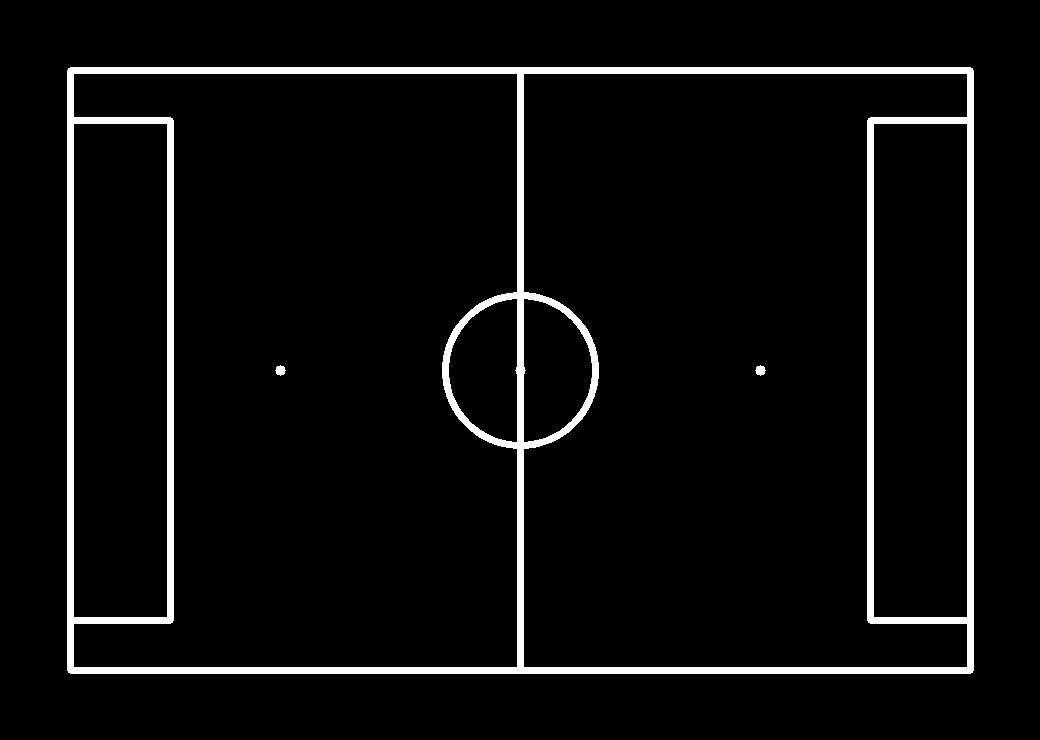
#> input picture robot_localization_data/map/soccer_field_binary.jpg, 1040 x 740 px
$ python sense_test.py
#> lines starting #> are read from the running program, lines starting #| are printed output that depends on the picture; after the words box and inside, x2 and y2 are one past the last pixel; in counts of white or black regions, pixels touching at a corner belong together
import cv2
import numpy as np
from math import *
import sys

ep = sys.float_info.epsilon

horizontal_view = pi / 2.0
vertical_view = pi /3.0
interval_angle = pi/18.0

sense_max_distance = 2000.0

robot_height = 120
head_vertical = -pi/6.0
head_horizontal = pi/3.0

def rad(theta):
    return pi * theta / 180.0

def deg(theta):
    return 180.0 * theta / pi

def getPoint(start_point, end_point):
    x1, y1 = start_point
    x2, y2 = end_point
    points = []
    if abs(x2-x1) >= abs(y2-y1):
        for i in range(int(abs(x1-x2))):
            if y1 == y2:
                points.append([int(min(x1,x2)+i), int(y1)])
            else:
                x = min(x1,x2)+i
                y = round( ( (y2-y1)/(x2-x1) ) * (x-x1) + y1 )
                points.append([int(x),int(y)])
    else:
        for i in range(int(abs(y1-y2))):
            if x1 == x2:
                points.append([int(x1), int(min(y1,y2)+i)])
            else:
                y = min(y1,y2) + i
                x = round( ( (x2-x1)/(y2-y1) ) * (y-y1) + x1 )
                points.append([int(x),int(y)])
    return points

def getDistance(p1, p2):
    x1, y1 = p1
    x2, y2 = p2
    d = sqrt((x1-x2)*(x1-x2) + (y1-y2)*(y1-y2))
    return d

def changeImagePoint(point, image_width, image_height):
    image_cordinate_point = [point[0], image_height - point[1]]
    return image_cordinate_point

def changeRealPoint(point, image_width, image_height):
    real_cordinate_point = [point[0], image_height - point[1]]
    return real_cordinate_point

def validPointCheck(point, image_width, image_height):
    if 0<= point[0] <= image_width-1 and 0<= point[1] <= image_height-1:
        return True
    else:
        return False

def getKeyPoint(robot_pos, image_width, image_height):
    global horizontal_view, vertical_view, interval_angle, sense_max_distance, head_vertical, head_horizontal
    Rx, Ry, Rw = robot_pos

    temp_l_theta = -head_vertical+vertical_view/2.0
    temp_L_theta = -head_vertical-vertical_view/2.0

    if temp_l_theta == 0.0:
        temp_l_theta = ep
    if temp_L_theta == 0.0:
        temp_L_theta = ep

    temp_l = robot_height/tan(temp_l_theta)
    temp_L = robot_height/tan(temp_L_theta)

    if temp_l <= 0:
        temp_l = sense_max_distance
    if temp_L <=0:
        temp_L = sense_max_distance

    l = min(temp_l, sense_max_distance)
    L = min(temp_L, sense_max_distance)

    interval_angles = []
    for i in range(int(horizontal_view/interval_angle)+1):
        interval_angles.append(Rw+head_horizontal-horizontal_view/2.0+interval_angle*i)

    key_points = []
    sense_lines = []

    for sense_theta in interval_angles:
        key_point_sense_line = []

        start_point = [l*cos(sense_theta)+Rx, l*sin(sense_theta)+Ry]
        end_point   = [L*cos(sense_theta)+Rx, L*sin(sense_theta)+Ry]

        start_point = changeImagePoint(start_point, image_width, image_height)
        end_point = changeImagePoint(end_point, image_width, image_height)

        sense_lines.append([start_point, end_point])
        points = getPoint(start_point, end_point)

        white_points = []
        for point in points:
            if validPointCheck(point, image_width, image_height):
                color = [image.item(point[1],point[0],0), image.item(point[1],point[0],1), image.item(point[1],point[0],2)]
                if color == [255,255,255]:
                    white_points.append(point)

        if len(white_points) != 0:
            group_white_points = []
            index_split = []
            for i in range(len(white_points)-1):
                if(getDistance(white_points[i], white_points[i+1]) >= 5):
                    index_split.append(i)

            if not 0 in index_split:
                index_split = [0] + index_split
            if not len(white_points)-1 in index_split:
                index_split = index_split + [len(white_points)-1]

            for i in range(len(index_split)-1):
                if index_split[i] == 0:
                    group_white_points.append(white_points[index_split[i]:index_split[i+1]+1])
                else:
                    group_white_points.append(white_points[index_split[i]+1:index_split[i+1]+1])

            clustering_white_points = []
            for group_white_point in group_white_points:
                sum_point = [0,0]
                for each_white_point in group_white_point:
                    sum_point[0] += each_white_point[0]
                    sum_point[1] += each_white_point[1]
                avg_point = [int(sum_point[0]/len(group_white_point)), int(sum_point[1]/len(group_white_point))]
                clustering_white_points.append(avg_point)

            for clustering_white_point in clustering_white_points:
                key_point_sense_line.append(clustering_white_point)
        key_points.append(key_point_sense_line)

    return key_points, sense_lines


if __name__ == "__main__":
    image = cv2.imread("./soccer_field_binary.jpg")
#> image is the input picture: shape (740, 1040, 3); min 0, max 255, mean 12.7
    image_height, image_width, _ = image.shape
#> image_height = 740; image_width = 1040
    robot_pos = [image_width/2.0, image_height/2.0, pi/2.0]
#> robot_pos = [520, 370, 1.57]

    key_points, sense_lines = getKeyPoint(robot_pos, image_width, image_height)

    for sense_line in sense_lines:
        cv2.line(image, (int(sense_line[0][0]), int(sense_line[0][1])), (int(sense_line[1][0]), int(sense_line[1][1])), (0,0,255), 1)
#> this loop made 10 passes
#> sense_line on passes 1 to 10: [[502.1, 303.1], [2.36, -1561.9]], [[490.7, 307.2], [-325.2, -1442.6]], [[480.3, 313.2], [-627.2, -1268.3]], [[471, 321], [-894.2, -1044.2]], [[463.2, 330.3], [-1118.3, -777.2]], [[457.2, 340.7], [-1292.6, -475.2]], [[453.1, 352.1], [-1411.9, -147.6]], [[451, 364], [-1472.4, 195.7]], [[451, 376], [-1472.4, 544.3]], [[453.1, 387.9], [-1411.9, 887.6]]
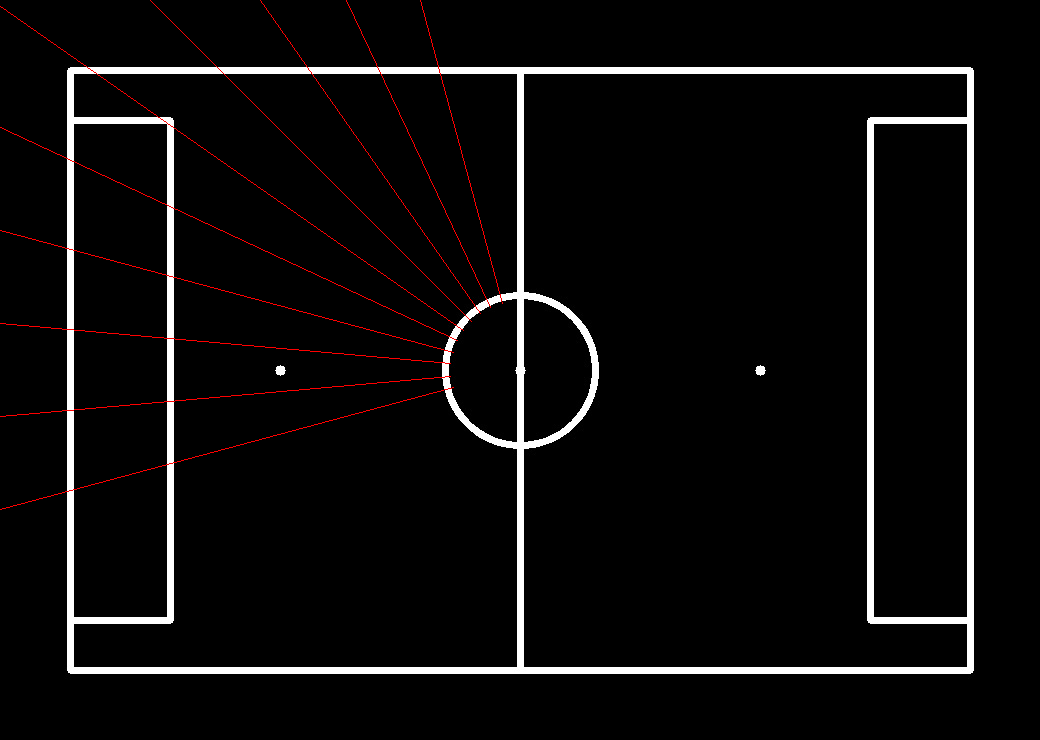
#> image: shape (740, 1040, 3); 0.52% of pixels changed, all inside (x1, y1, x2, y2) = (0, 0, 503, 510)

    for key_points_eachline in key_points:
        for key_point in key_points_eachline:
            cv2.circle(image, tuple(key_point), 5, (255,0,0), -1)
#> this loop made 10 passes
#> key_points_eachline on passes 1 to 10: [[439, 70], [500, 297]], [[380, 70], [487, 300]], [[310, 70], [478, 309]], [[221, 70], [468, 317]], [[90, 69], [164, 121], [458, 327]], [[70, 160], [169, 206], [452, 338]], [[70, 249], [169, 276], [448, 350]], [[70, 330], [169, 339], [442, 363], [447, 364]], [[70, 409], [169, 400], [445, 376]], [[70, 490], [169, 463], [445, 390]]
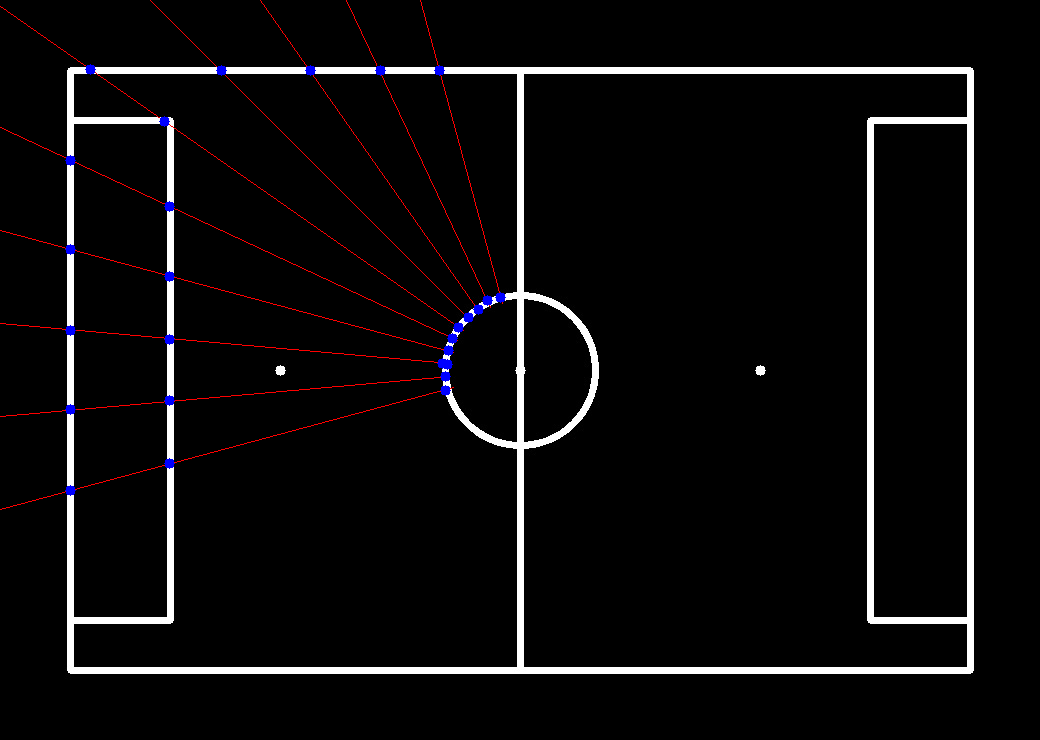
#> image: shape (740, 1040, 3); 0.28% of pixels changed, all inside (x1, y1, x2, y2) = (65, 64, 506, 496)

    while True:
        cv2.imshow("image",image)
        if cv2.waitKey(1) & 0xFF == 27:
#> (key Esc is pressed here)
            break
    cv2.destroyAllWindows()
